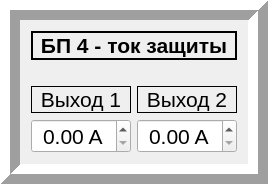
           <widget class="QFrame" name="frame_3">
            <property name="frameShape">
             <enum>QFrame::Box</enum>
            </property>
            <property name="frameShadow">
             <enum>QFrame::Raised</enum>
            </property>
            <property name="lineWidth">
             <number>10</number>
            </property>
            <layout class="QGridLayout" name="gridLayout_16">
             <item row="0" column="0">
              <layout class="QGridLayout" name="gridLayout_17">
               <item row="2" column="1">
                <widget class="QLabel" name="label_17">
                 <property name="sizePolicy">
                  <sizepolicy hsizetype="Preferred" vsizetype="Fixed">
                   <horstretch>0</horstretch>
                   <verstretch>0</verstretch>
                  </sizepolicy>
                 </property>
                 <property name="font">
                  <font>
                   <pointsize>16</pointsize>
                  </font>
                 </property>
                 <property name="frameShape">
                  <enum>QFrame::Box</enum>
                 </property>
                 <property name="text">
                  <string>Выход 2</string>
                 </property>
                 <property name="alignment">
                  <set>Qt::AlignCenter</set>
                 </property>
                </widget>
               </item>
               <item row="0" column="0" colspan="2">
                <widget class="QLabel" name="label_15">
                 <property name="sizePolicy">
                  <sizepolicy hsizetype="Preferred" vsizetype="Fixed">
                   <horstretch>0</horstretch>
                   <verstretch>0</verstretch>
                  </sizepolicy>
                 </property>
                 <property name="font">
                  <font>
                   <pointsize>16</pointsize>
                   <weight>75</weight>
                   <bold>true</bold>
                  </font>
                 </property>
                 <property name="frameShape">
                  <enum>QFrame::Box</enum>
                 </property>
                 <property name="lineWidth">
                  <number>2</number>
                 </property>
                 <property name="text">
                  <string>БП 4 - ток защиты</string>
                 </property>
                 <property name="alignment">
                  <set>Qt::AlignCenter</set>
                 </property>
                </widget>
               </item>
               <item row="2" column="0">
                <widget class="QLabel" name="label_16">
                 <property name="sizePolicy">
                  <sizepolicy hsizetype="Preferred" vsizetype="Fixed">
                   <horstretch>0</horstretch>
                   <verstretch>0</verstretch>
                  </sizepolicy>
                 </property>
                 <property name="font">
                  <font>
                   <pointsize>16</pointsize>
                  </font>
                 </property>
                 <property name="frameShape">
                  <enum>QFrame::Box</enum>
                 </property>
                 <property name="text">
                  <string>Выход 1</string>
                 </property>
                 <property name="alignment">
                  <set>Qt::AlignCenter</set>
                 </property>
                </widget>
               </item>
               <item row="3" column="1">
                <widget class="QDoubleSpinBox" name="doubleSpinBox_power3_out2">
                 <property name="sizePolicy">
                  <sizepolicy hsizetype="Minimum" vsizetype="Preferred">
                   <horstretch>0</horstretch>
                   <verstretch>0</verstretch>
                  </sizepolicy>
                 </property>
                 <property name="font">
                  <font>
                   <pointsize>16</pointsize>
                  </font>
                 </property>
                 <property name="alignment">
                  <set>Qt::AlignCenter</set>
                 </property>
                 <property name="suffix">
                  <string> A</string>
                 </property>
                </widget>
               </item>
               <item row="3" column="0">
                <widget class="QDoubleSpinBox" name="doubleSpinBox_power3_out1">
                 <property name="sizePolicy">
                  <sizepolicy hsizetype="Minimum" vsizetype="Preferred">
                   <horstretch>0</horstretch>
                   <verstretch>0</verstretch>
                  </sizepolicy>
                 </property>
                 <property name="font">
                  <font>
                   <pointsize>16</pointsize>
                  </font>
                 </property>
                 <property name="alignment">
                  <set>Qt::AlignCenter</set>
                 </property>
                 <property name="suffix">
                  <string> A</string>
                 </property>
                </widget>
               </item>
               <item row="1" column="0" colspan="2">
                <spacer name="verticalSpacer_7">
                 <property name="orientation">
                  <enum>Qt::Vertical</enum>
                 </property>
                 <property name="sizeType">
                  <enum>QSizePolicy::Fixed</enum>
                 </property>
                 <property name="sizeHint" stdset="0">
                  <size>
                   <width>20</width>
                   <height>20</height>
                  </size>
                 </property>
                </spacer>
               </item>
              </layout>
             </item>
            </layout>
           </widget>
